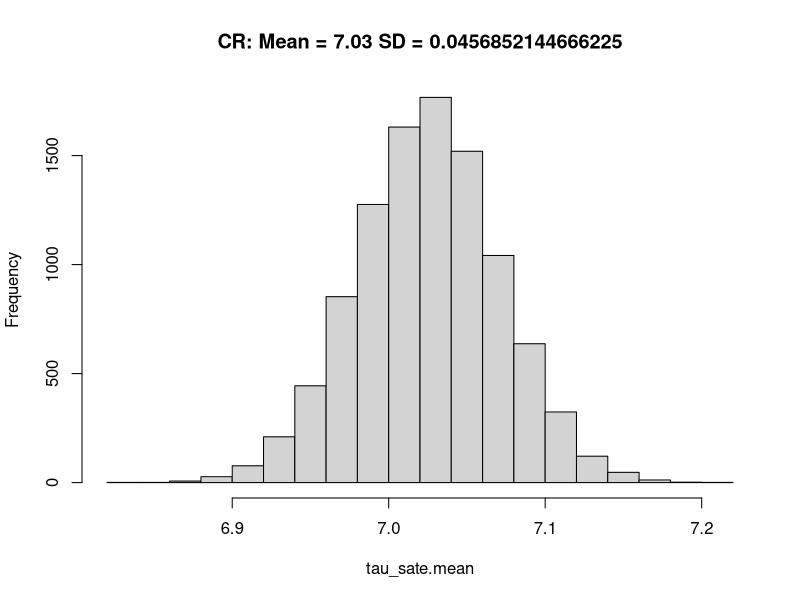
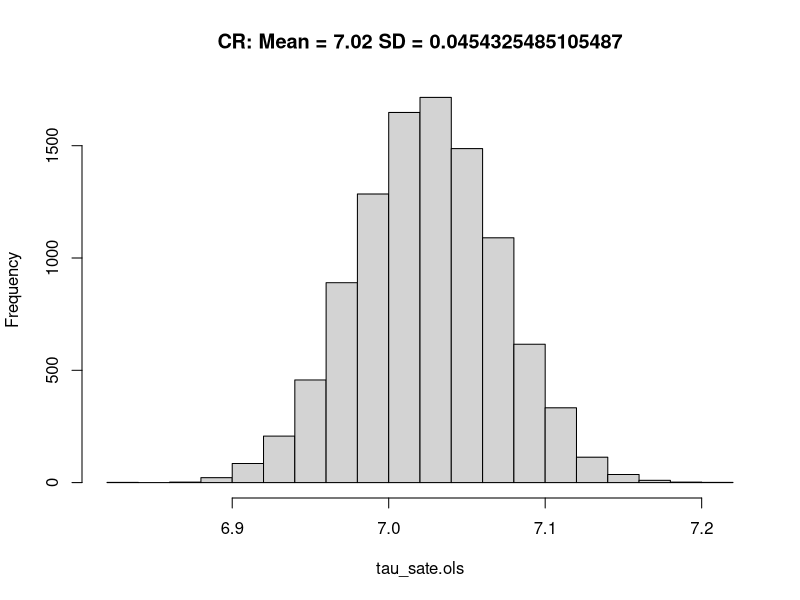

The R source for these figures, in order:
rm(list = ls())

# Set seed for reproducibility (and to get the right answer!):

set.seed(2021)

N <- 1000 # number of individuals

tau <- 7 # homogenous treatment effect

# Generate errors and pre-treatment covariates:

e0 <- rnorm(n = N, mean = 0, sd = 1)

e1 <- rnorm(n = N, mean = 0, sd = 1)

X <- rnorm(n = N, mean = 65, sd = 9)

# Compute potential outcomes based on linear relationship:

#Y0 <- 10 + 0.9 * X + 0 + e0

Y0 <- 10 + 0 * X + 0 + e0

#Y1 <- 10 + 0.9 * X + tau + e1

Y1 <- 10 + 0 * X + tau + e1

# Create omniscient dataframe:

omni_data <- data.frame(X, Y0, Y1)

set.seed(2021)

Zr <- sample(c(1,0), size = N, replace = TRUE) # Generate random treatment assignments

Yobs <- Zr * Y1 + (1 - Zr) * Y0 # Observed potential outcomes Y(Z)


# Create observed dataframe:

obs_data <- data.frame(X, Zr, Yobs)


# ---- Completely Randomized Design
nt = round(N*.5) # number treated units, treat half of all units
# Repeat the completely randomized trial to get the randomization distribution
n_reps = 10000
Z.cr = matrix(NA, n_reps,N) # a matrix to store all of the different Z vectors
set.seed(2021)
for (i in 1:n_reps)
{
  #Z.cr[i,] = sample(c(rep(0,N-nt), rep(1,nt)), N)
  #Z.cr[i,] <- sample(c(1,0), size = N, replace = TRUE)
  Z.cr[i,] <- rbinom(N, 1,.5)
}

# Calculate the mean difference between treated/control for each randomization
tau_sate.mean = rep(NA, n_reps)
tau_sate.ols = rep(NA, n_reps)

for (i in 1:n_reps) {
  #Yobs_y = rep(NA, n_reps)
  tau_sate.mean[i] = mean(Y1[Z.cr[i,]==1]) - mean(Y0[Z.cr[i,]==1])
  Yobs_y = Z.cr[i,] * Y1 + (1 - Z.cr[i,]) * Y0
  test = lm(Yobs_y ~ Z.cr[i,] + X) 
  tau_sate.ols[i] = summary(test)$coefficients[2,1]
}

  
m.mean = round(mean(tau_sate.mean), 2)
sd.mean = sd(tau_sate.mean)
hist(tau_sate.mean, main = paste("CR: Mean = ", m.mean, " SD = ", sd.mean, sep=""))


m.ols = round(mean(tau_sate.ols), 2)
sd.ols = sd(tau_sate.ols)
hist(tau_sate.ols, main = paste("CR: Mean = ", m.ols, " SD = ", sd.ols, sep=""))